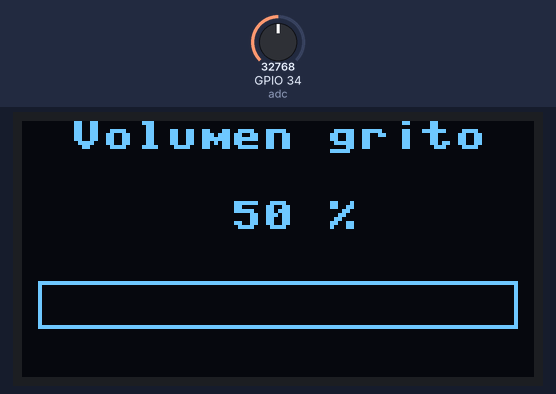
The program below on a simulated ESP32 board running MicroPython. On the bench: 128×64 one-colour display. Wiring (from the project's diagram.json): potentiometer on GPIO 34. The inputs (shaded band) are chosen by the test bench; at power-on: GPIO 34 (adc) = 32768 (analog values on the 0–65535 scale). Library files of the repository ran but are not shown: ssd1306.py.

Above: at 1.2 s.
1.3 s: GPIO 34 (adc) set to 45874
At 2.3 s:
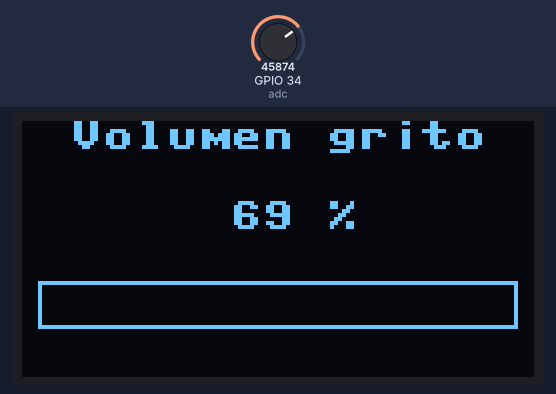
2.9 s: GPIO 34 (adc) set to 57670
At 3.7 s:
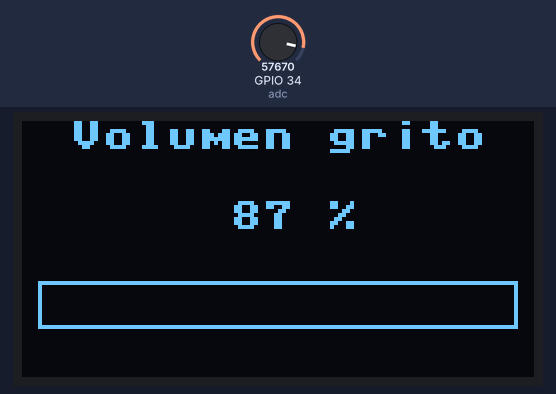
4.4 s: GPIO 34 (adc) set to 65535
At 5.1 s:
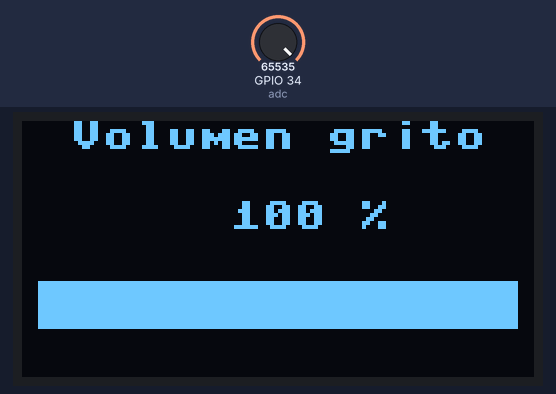
Timing chart, 0 to 7.4 s (numbered marks = the images above; inputs shaded):
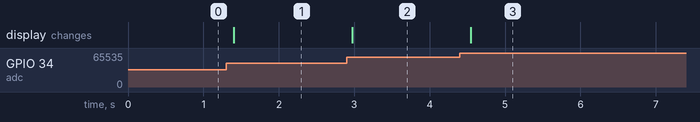

Measured:
- after the input at 1.3 s, the display: changes after 0.10 s (image 1)
- after the input at 2.9 s, the display: changes after 0.07 s (image 2)
- after the input at 4.4 s, the display: changes after 0.14 s (image 3)

The program:

perilla_bicho.py
```python
# 🐞 RETO · CAZA EL BICHO
# Este programa tiene UN error escondido. Síntoma: el número cambia, pero la barra se queda vacía (solo se llena al 100 %).
# No lo compares con perilla.py: encuéntralo con el depurador
# (breakpoints, Variables y Watch). Pistas en la guía.
# Sensor 3 · Potenciómetro: la perilla del grito.
# Señal ANALÓGICA: el voltaje puede tener muchos valores entre 0 y 3,3 V.
from machine import ADC
import time
from machine import Pin, I2C
import ssd1306


def preparar_pantalla():
    i2c = I2C(0, scl=Pin(22), sda=Pin(21), freq=400000)
    return ssd1306.SSD1306_I2C(128, 64, i2c)


def preparar_perilla():
    adc = ADC(Pin(34))
    adc.atten(ADC.ATTN_11DB)  # permite leer todo el rango, de 0 a unos 3,3 V
    return adc


def leer_porcentaje(adc):
    crudo = adc.read_u16()  # número de 0 a 65535
    return crudo * 100 // 65535


def mostrar(display, porcentaje):
    display.fill(0)
    display.text("Volumen grito", 12, 0, 1)
    display.text("%d %%" % porcentaje, 52, 20, 1)
    display.rect(4, 40, 120, 12, 1)
    display.fill_rect(4, 40, porcentaje // 100 * 120, 12, 1)
    display.show()


def main():
    display = preparar_pantalla()
    adc = preparar_perilla()
    for vuelta in range(300):  # unos 60 segundos
        porcentaje = leer_porcentaje(adc)
        mostrar(display, porcentaje)  # breakpoint aquí
        time.sleep_ms(200)


if __name__ == "__main__":
    main()
```
